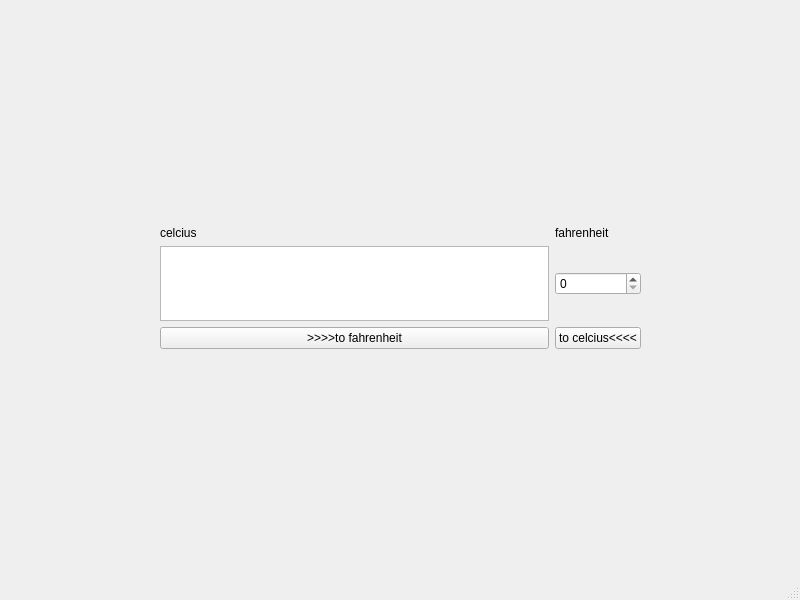
<?xml version="1.0" encoding="UTF-8"?>
<ui version="4.0">
 <class>MainWindow</class>
 <widget class="QMainWindow" name="MainWindow">
  <property name="geometry">
   <rect>
    <x>0</x>
    <y>0</y>
    <width>800</width>
    <height>600</height>
   </rect>
  </property>
  <property name="windowTitle">
   <string>MainWindow</string>
  </property>
  <widget class="QWidget" name="centralwidget">
   <widget class="QWidget" name="gridLayoutWidget">
    <property name="geometry">
     <rect>
      <x>160</x>
      <y>226</y>
      <width>481</width>
      <height>123</height>
     </rect>
    </property>
    <layout class="QGridLayout" name="gridLayout">
     <item row="1" column="1">
      <widget class="QSpinBox" name="spinFahr"/>
     </item>
     <item row="2" column="0">
      <widget class="QPushButton" name="btn_CtoF">
       <property name="text">
        <string>&gt;&gt;&gt;&gt;to fahrenheit</string>
       </property>
      </widget>
     </item>
     <item row="2" column="1">
      <widget class="QPushButton" name="btn_FtoC">
       <property name="text">
        <string>to celcius&lt;&lt;&lt;&lt;</string>
       </property>
      </widget>
     </item>
     <item row="0" column="1">
      <widget class="QLabel" name="label_2">
       <property name="text">
        <string>fahrenheit</string>
       </property>
      </widget>
     </item>
     <item row="0" column="0">
      <widget class="QLabel" name="label">
       <property name="text">
        <string>celcius</string>
       </property>
      </widget>
     </item>
     <item row="1" column="0">
      <widget class="QTextEdit" name="editCel"/>
     </item>
    </layout>
   </widget>
  </widget>
  <widget class="QMenuBar" name="menubar">
   <property name="geometry">
    <rect>
     <x>0</x>
     <y>0</y>
     <width>800</width>
     <height>20</height>
    </rect>
   </property>
  </widget>
  <widget class="QStatusBar" name="statusbar"/>
 </widget>
 <resources/>
 <connections/>
</ui>
